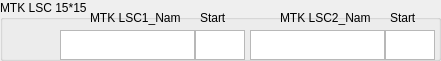
    <widget class="QGroupBox" name="groupBox_15">
     <property name="geometry">
      <rect>
       <x>0</x>
       <y>150</y>
       <width>441</width>
       <height>61</height>
      </rect>
     </property>
     <property name="title">
      <string>MTK LSC 15*15</string>
     </property>
     <widget class="QTextEdit" name="MTK_LSC22">
      <property name="geometry">
       <rect>
        <x>385</x>
        <y>30</y>
        <width>50</width>
        <height>30</height>
       </rect>
      </property>
     </widget>
     <widget class="QLabel" name="label_78">
      <property name="geometry">
       <rect>
        <x>390</x>
        <y>10</y>
        <width>41</width>
        <height>16</height>
       </rect>
      </property>
      <property name="text">
       <string>Start</string>
      </property>
     </widget>
     <widget class="QTextEdit" name="MTK_LSC21">
      <property name="geometry">
       <rect>
        <x>250</x>
        <y>30</y>
        <width>135</width>
        <height>30</height>
       </rect>
      </property>
     </widget>
     <widget class="QTextEdit" name="MTK_LSC11">
      <property name="geometry">
       <rect>
        <x>60</x>
        <y>30</y>
        <width>135</width>
        <height>30</height>
       </rect>
      </property>
     </widget>
     <widget class="QLabel" name="label_79">
      <property name="geometry">
       <rect>
        <x>90</x>
        <y>10</y>
        <width>91</width>
        <height>16</height>
       </rect>
      </property>
      <property name="text">
       <string>MTK LSC1_Name</string>
      </property>
     </widget>
     <widget class="QLabel" name="label_80">
      <property name="geometry">
       <rect>
        <x>280</x>
        <y>10</y>
        <width>91</width>
        <height>16</height>
       </rect>
      </property>
      <property name="text">
       <string>MTK LSC2_Name</string>
      </property>
     </widget>
     <widget class="QTextEdit" name="MTK_LSC12">
      <property name="geometry">
       <rect>
        <x>195</x>
        <y>30</y>
        <width>50</width>
        <height>30</height>
       </rect>
      </property>
     </widget>
     <widget class="QLabel" name="label_81">
      <property name="geometry">
       <rect>
        <x>200</x>
        <y>10</y>
        <width>31</width>
        <height>16</height>
       </rect>
      </property>
      <property name="text">
       <string>Start</string>
      </property>
     </widget>
    </widget>
